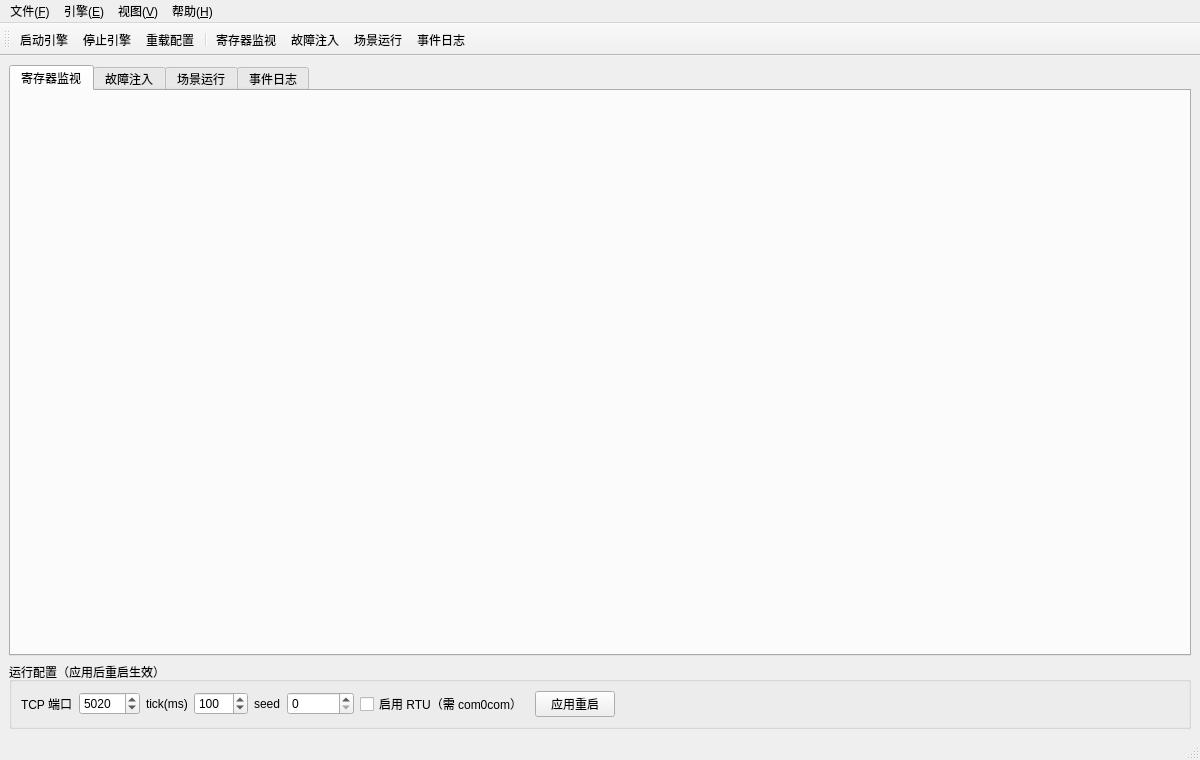
<?xml version="1.0" encoding="UTF-8"?>
<ui version="4.0">
 <class>MainWindow</class>
 <widget class="QMainWindow" name="MainWindow">
  <property name="geometry">
   <rect>
    <x>0</x>
    <y>0</y>
    <width>1200</width>
    <height>760</height>
   </rect>
  </property>
  <property name="windowTitle">
   <string>EnerSentry 设备模拟器控制台</string>
  </property>
  <widget class="QWidget" name="centralwidget">
   <layout class="QVBoxLayout" name="centralLayout">
    <item>
     <widget class="QTabWidget" name="tabMain">
      <property name="currentIndex">
       <number>0</number>
      </property>
      <widget class="QWidget" name="tabRegister">
       <attribute name="title">
        <string>寄存器监视</string>
       </attribute>
      </widget>
      <widget class="QWidget" name="tabFault">
       <attribute name="title">
        <string>故障注入</string>
       </attribute>
      </widget>
      <widget class="QWidget" name="tabScenario">
       <attribute name="title">
        <string>场景运行</string>
       </attribute>
      </widget>
      <widget class="QWidget" name="tabLog">
       <attribute name="title">
        <string>事件日志</string>
       </attribute>
      </widget>
     </widget>
    </item>
    <item>
     <widget class="QGroupBox" name="grpConfig">
      <property name="title">
       <string>运行配置（应用后重启生效）</string>
      </property>
      <layout class="QHBoxLayout" name="configLayout">
       <item>
        <widget class="QLabel" name="lblPort">
         <property name="text">
          <string>TCP 端口</string>
         </property>
        </widget>
       </item>
       <item>
        <widget class="QSpinBox" name="spinTcpPort">
         <property name="minimum">
          <number>1024</number>
         </property>
         <property name="maximum">
          <number>65535</number>
         </property>
         <property name="value">
          <number>5020</number>
         </property>
        </widget>
       </item>
       <item>
        <widget class="QLabel" name="lblTick">
         <property name="text">
          <string>tick(ms)</string>
         </property>
        </widget>
       </item>
       <item>
        <widget class="QSpinBox" name="spinTickMs">
         <property name="minimum">
          <number>10</number>
         </property>
         <property name="maximum">
          <number>5000</number>
         </property>
         <property name="value">
          <number>100</number>
         </property>
        </widget>
       </item>
       <item>
        <widget class="QLabel" name="lblSeed">
         <property name="text">
          <string>seed</string>
         </property>
        </widget>
       </item>
       <item>
        <widget class="QSpinBox" name="spinSeed">
         <property name="minimum">
          <number>0</number>
         </property>
         <property name="maximum">
          <number>999999</number>
         </property>
        </widget>
       </item>
       <item>
        <widget class="QCheckBox" name="checkRtu">
         <property name="text">
          <string>启用 RTU（需 com0com）</string>
         </property>
        </widget>
       </item>
       <item>
        <widget class="QPushButton" name="btnApply">
         <property name="text">
          <string>应用重启</string>
         </property>
        </widget>
       </item>
       <item>
        <spacer name="configSpacer">
         <property name="orientation">
          <enum>Qt::Horizontal</enum>
         </property>
         <property name="sizeHint" stdset="0">
          <size>
           <width>40</width>
           <height>20</height>
          </size>
         </property>
        </spacer>
       </item>
      </layout>
     </widget>
    </item>
   </layout>
  </widget>
  <widget class="QMenuBar" name="menubar">
   <property name="geometry">
    <rect>
     <x>0</x>
     <y>0</y>
     <width>1200</width>
     <height>26</height>
    </rect>
   </property>
   <widget class="QMenu" name="menuFile">
    <property name="title">
     <string>文件(&amp;F)</string>
    </property>
    <addaction name="actExit"/>
   </widget>
   <widget class="QMenu" name="menuEngine">
    <property name="title">
     <string>引擎(&amp;E)</string>
    </property>
    <addaction name="actStart"/>
    <addaction name="actStop"/>
    <addaction name="actReload"/>
   </widget>
   <widget class="QMenu" name="menuView">
    <property name="title">
     <string>视图(&amp;V)</string>
    </property>
    <addaction name="actTabRegister"/>
    <addaction name="actTabFault"/>
    <addaction name="actTabScenario"/>
    <addaction name="actTabLog"/>
   </widget>
   <widget class="QMenu" name="menuHelp">
    <property name="title">
     <string>帮助(&amp;H)</string>
    </property>
    <addaction name="actAbout"/>
   </widget>
   <addaction name="menuFile"/>
   <addaction name="menuEngine"/>
   <addaction name="menuView"/>
   <addaction name="menuHelp"/>
  </widget>
  <widget class="QToolBar" name="toolBar">
   <property name="windowTitle">
    <string>工具栏</string>
   </property>
   <attribute name="toolBarArea">
    <enum>TopToolBarArea</enum>
   </attribute>
   <attribute name="toolBarBreak">
    <bool>false</bool>
   </attribute>
   <addaction name="actStart"/>
   <addaction name="actStop"/>
   <addaction name="actReload"/>
   <addaction name="separator"/>
   <addaction name="actTabRegister"/>
   <addaction name="actTabFault"/>
   <addaction name="actTabScenario"/>
   <addaction name="actTabLog"/>
  </widget>
  <widget class="QStatusBar" name="statusBar">
   <property name="sizeGripEnabled">
    <bool>true</bool>
   </property>
  </widget>
  <action name="actStart">
   <property name="text">
    <string>启动引擎</string>
   </property>
  </action>
  <action name="actStop">
   <property name="text">
    <string>停止引擎</string>
   </property>
  </action>
  <action name="actReload">
   <property name="text">
    <string>重载配置</string>
   </property>
  </action>
  <action name="actExit">
   <property name="text">
    <string>退出(&amp;Q)</string>
   </property>
  </action>
  <action name="actTabRegister">
   <property name="text">
    <string>寄存器监视</string>
   </property>
  </action>
  <action name="actTabFault">
   <property name="text">
    <string>故障注入</string>
   </property>
  </action>
  <action name="actTabScenario">
   <property name="text">
    <string>场景运行</string>
   </property>
  </action>
  <action name="actTabLog">
   <property name="text">
    <string>事件日志</string>
   </property>
  </action>
  <action name="actAbout">
   <property name="text">
    <string>关于(&amp;A)</string>
   </property>
  </action>
 </widget>
 <resources/>
 <connections/>
</ui>
